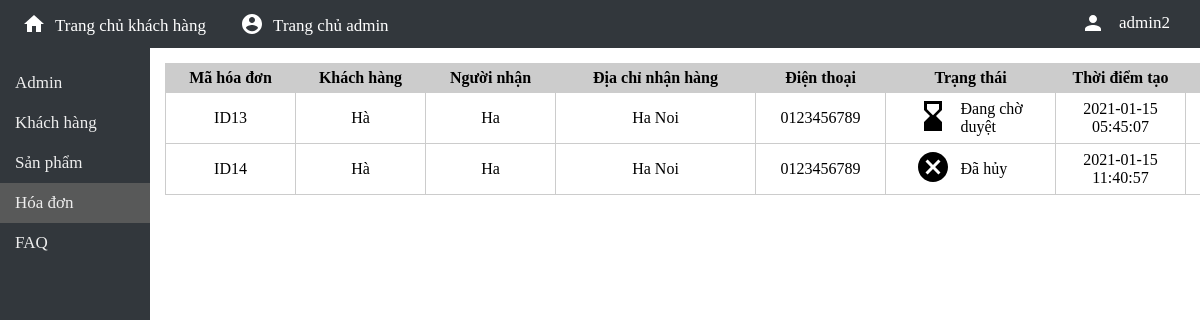
The page /manager/orders/orders-manager.php (signed in) on the database as committed earlier.
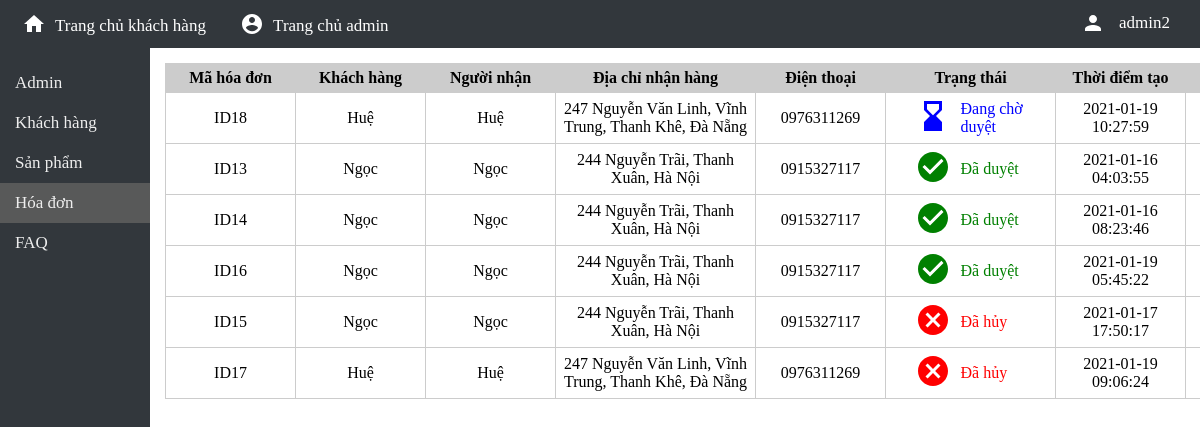
The same page on the database as committed later.
### tables this page shows
CREATE TABLE `bills` (
  `id` int(11) NOT NULL,
  `id_customer` int(11) NOT NULL,
  `receiver` varchar(50) NOT NULL,
  `address` varchar(100) NOT NULL,
  `phone` varchar(15) NOT NULL,
  `id_state` int(11) NOT NULL,
  `purchase_time` datetime NOT NULL
);

CREATE TABLE `customers` (
  `id` int(11) NOT NULL,
  `name` varchar(50) NOT NULL,
  `gender` tinyint(1) NOT NULL,
  `birth` date DEFAULT NULL,
  `phone` varchar(15) NOT NULL,
  `email` varchar(100) NOT NULL,
  `passwd` varchar(100) NOT NULL,
  `address` varchar(100) DEFAULT NULL
);

CREATE TABLE `bill_states` (
  `id` int(11) NOT NULL,
  `state` varchar(50) NOT NULL,
  `color` varchar(15) NOT NULL
);

### manager/templates/check-admin-signed-in.php (called while the page is built, shortened)
<?php
function is_admin_signed_in(): bool {
    if (isset($_SESSION["user"]) && $_SESSION["user"]["type"] == "admin") {
        return true;
    }
    return false;
}
function is_admin_rank(int $level): bool {
    if (isset($_SESSION["user"]["admin"]["rank"]) && $_SESSION["user"]["admin"]["rank"]["level"] <= $level) {
        return true;
    }
    return false;
}

### config/db.php (called while the page is built, shortened)
<?php
function sql_query(string $query_msg) {
    $connect = mysqli_connect(
        SERVER_NAME,
        USERNAME,
        PASSWORD,
        DB_NAME
    );
    mysqli_set_charset($connect, "utf8");
    $result = mysqli_query($connect, $query_msg) or trigger_error(mysqli_error($connect), E_USER_ERROR);
    return $result;
}

### manager/orders/orders-manager.php (the view, shortened to what this page needs)
<?php
    $root_path = $_SERVER["DOCUMENT_ROOT"];
    require_once($root_path . "/manager/templates/check-admin-signed-in.php");
    require_once($root_path . "/config/db.php");
    $bills = sql_query("
        SELECT *
        FROM bills
        ORDER BY id_state ASC;
    ");
?>
<!DOCTYPE html>
<html lang="en">
<head>
    <link rel="stylesheet" href="/manager/templates/css/all.css">
    <link rel="stylesheet" href="/manager/templates/css/layout.css">
</head>
<body>
    <?php include_once("../templates/header.php"); ?>
    <div class="page-body">
        <?php include_once("../templates/menu.php"); ?>
        <div class="page-content">
            <table id="content-table">
                <tr class="table-bar-header">
                    <td style="min-width: var(--min-width--display-bill-id);">Mã hóa đơn</td>
                    <td style="min-width: var(--min-width--display-customer-name);">Khách hàng</td>
                    <td style="min-width: var(--min-width--display-receiver);">Người nhận</td>
                    <td style="min-width: var(--min-width--display-address);">Địa chỉ nhận hàng</td>
                    <td style="min-width: var(--min-width--display-phone);">Điện thoại</td>
                    <td colspan="2">Trạng thái</td>
                    <td style="min-width: var(--min-width--display-purchase-time);">Thời điểm tạo</td>
                    <td style="min-width: var(--min-width--display-detail-btn);">Chi tiết</td>
                </tr>
                <?php
                    foreach ($bills as $bill) {
                        $customer_name = sql_query("
                            SELECT name
                            FROM customers
                            WHERE id = {$bill["id_customer"]};
                        ");
                        $customer_name = mysqli_fetch_array($customer_name)["name"];
                        $bill_state = sql_query("
                            SELECT state, color
                            FROM bill_states
                            WHERE id = {$bill["id_state"]};
                        ");
                        $bill_state = mysqli_fetch_array($bill_state);
                        ?>
                        <tr>
                            <td>ID<?= $bill["id"] ?></td>
                            <td><?= $customer_name ?></td>
                            <td><?= $bill["receiver"] ?></td>
                            <td><?= $bill["address"] ?></td>
                            <td><?= $bill["phone"] ?></td>
                            <td id="display-state-icon" style="min-width: var(--min-width--display-state-icon); border-right: 0; text-align: right;">
                                <?php
                                    switch ($bill["id_state"]) {
                                        case 1:
                                            ?>
                                            <svg xmlns="http://www.w3.org/2000/svg" enable-background="new 0 0 24 24" viewBox="0 0 24 24" fill="<?= $bill_state["color"] ?>" width="36px" height="36px"><g><rect fill="none" height="24" width="24"/></g><g><path d="M18,22l-0.01-6L14,12l3.99-4.01L18,2H6v6l4,4l-4,3.99V22H18z M8,7.5V4h8v3.5l-4,4L8,7.5z"/></g></svg>
                                            <?php
                                            break;
                                        case 2:
                                            ?>
                                            <svg xmlns="http://www.w3.org/2000/svg" viewBox="0 0 24 24" fill="<?= $bill_state["color"] ?>" width="36px" height="36px"><path d="M0 0h24v24H0z" fill="none"/><path d="M12 2C6.48 2 2 6.48 2 12s4.48 10 10 10 10-4.48 10-10S17.52 2 12 2zm-2 15l-5-5 1.41-1.41L10 14.17l7.59-7.59L19 8l-9 9z"/></svg>
                                            <?php
                                            break;
                                        case 3:
                                            ?>
                                            <svg xmlns="http://www.w3.org/2000/svg" viewBox="0 0 24 24" fill="<?= $bill_state["color"] ?>" width="36px" height="36px"><path d="M0 0h24v24H0z" fill="none"/><path d="M12 2C6.47 2 2 6.47 2 12s4.47 10 10 10 10-4.47 10-10S17.53 2 12 2zm5 13.59L15.59 17 12 13.41 8.41 17 7 15.59 10.59 12 7 8.41 8.41 7 12 10.59 15.59 7 17 8.41 13.41 12 17 15.59z"/></svg>
                                            <?php
                                            break;
                                    }
                                ?>
                            </td>
                            <td id="display-state" style="min-width: var(--min-width--display-state); border-left: 0; text-align: left;">
                                <?php
                                    switch ($bill["id_state"]) {
                                        case 1:
                                            ?>
                                            <span style="color: <?= $bill_state["color"] ?>;"><?= $bill_state["state"] ?></span>
                                            <?php
                                            break;
                                        case 2:
                                            ?>
                                            <span style="color: <?= $bill_state["color"] ?>;"><?= $bill_state["state"] ?></span>
                                            <?php
                                            break;
                                        case 3:
                                            ?>
                                            <span style="color: <?= $bill_state["color"] ?>;"><?= $bill_state["state"] ?></span>
                                            <?php
                                            break;
                                    }
                                ?>
                            </td>
                            <td><?= $bill["purchase_time"] ?></td>
                            <td>
                            </td>
                        </tr>
                        <?php
                    }
                ?>
            </table>
        </div>
    </div>
</body>
</html>

### manager/templates/header.php (shortened to what this page needs)
<?php
    require_once($_SERVER["DOCUMENT_ROOT"] . "/manager/templates/check-admin-signed-in.php");
?>
<link rel="stylesheet" href="/manager/templates/css/header-style.css">
<div id="admin-header">
    <div class="page-header">
    <nav class="header-menu">
        <ul>
            <a href="/public/home.php">
                <li>
                    <svg class="menu-option-icon" xmlns="http://www.w3.org/2000/svg" viewBox="0 0 24 24" fill="white" width="24px" height="24px"><path d="M0 0h24v24H0z" fill="none"/><path d="M10 20v-6h4v6h5v-8h3L12 3 2 12h3v8z"/></svg>
                    <span>Trang chủ khách hàng</span>
                </li>
            </a>
            <a href="/manager/main/main-manager.php">
                <li>
                    <span>Trang chủ admin</span>
                </li>
            </a>
        </ul>
    </nav>
    <div class="user-panel"
        onmouseover="document.getElementById('account-options').style.visibility = 'visible'"
        onmouseleave="document.getElementById('account-options').style.visibility = 'hidden'">
        <div class="account-display">
            <svg xmlns="http://www.w3.org/2000/svg" viewBox="0 0 24 24" fill="white" width="24px" height="24px"><path d="M0 0h24v24H0z" fill="none"/><path d="M12 12c2.21 0 4-1.79 4-4s-1.79-4-4-4-4 1.79-4 4 1.79 4 4 4zm0 2c-2.67 0-8 1.34-8 4v2h16v-2c0-2.66-5.33-4-8-4z"/></svg>
            <a class="user-name">
                <?php
                    if (is_admin_signed_in()) {
                        echo $_SESSION["user"]["admin"]["name"];
                    }
                ?>
            </a>
        </div>
    </div>
    </div>
</div>

### manager/templates/menu.php (shortened to what this page needs)
<link rel="stylesheet" href="/manager/templates/css/menu-style.css">
<div id="page-menu">
    <ul class="main-menu">
        <?php require_once($_SERVER["DOCUMENT_ROOT"] . "/manager/templates/check-admin-signed-in.php"); ?>
        <?php if (is_admin_rank(1)) { ?>
        <li class="<?php if (MENU_OPTION == "admin") echo "current-option"; ?>">
            <a href="#">Admin</a>
        </li>
        <?php } ?>
        <li class="<?php if (MENU_OPTION == "customer") echo "current-option"; ?>">
            <a href="#">Khách hàng</a>
        </li>
        <li class="<?php if (MENU_OPTION == "item") echo "current-option"; ?>">
            <a href="#">Sản phẩm</a>
        </li>
        <li class="<?php if (MENU_OPTION == "order") echo "current-option"; ?>">
            <a href="#">Hóa đơn</a>
        </li>
        <li class="<?php if (MENU_OPTION == "faq") echo "current-option"; ?>">
            <a href="#">FAQ</a>
        </li>
    </ul>
</div>

### manager/templates/css/all.css (style rules this page uses)
* { margin: 0; padding: 0; list-style: none; text-decoration: none; box-sizing: border-box; }
a { cursor: pointer; }

### manager/templates/css/layout.css (style rules this page uses)
:root { --slide-menu-size: 150px; --table-header-background-color: #ccc; --table-footer-background-color: #ccc; --table-border-color: #ccc; --table-hover-color: #f0f0f0; --btn-action-hover-color: #ccc; }
.page-body { display: grid; grid-template-columns: var(--slide-menu-size) auto; height: 94vh; width: 100vw; }
.page-content { overflow: scroll; display: inline-block; box-sizing: border-box; width: 100%; padding: 15px 15px 15px 15px; }
#content-table { width: 100%; border: 1px var(--table-border-color) solid; border-collapse: collapse; }
#content-table .table-bar-header { position: sticky; }
#content-table .table-bar-header > td { font-weight: bold; background-color: var(--table-header-background-color); }
#content-table tr td { border: 1px var(--table-border-color) solid; padding: 5px 5px 5px 5px; vertical-align: top; text-align: center; vertical-align: middle; }

### manager/templates/css/header-style.css (style rules this page uses)
#admin-header { --admin-header-foreground-color: #eee; --admin-header-background-color: #32373c; --admin-header-menu-hover: #585959; background-color: var(--admin-header-background-color); color: var(--admin-header-foreground-color); line-height: 30px; width: 100%; display: flex; align-items: center; min-height: 6vh; }
#admin-header .page-header { width: 100%; display: flex; justify-content: space-between; }
#admin-header .header-menu { margin-left: 7px; font-size: 17px; }
#admin-header .header-menu ul li { display: inline-block; margin: 0px 5px 0 5px; padding: 0px 10px 0px 10px; }
#admin-header .header-menu ul a { color: white; }
#admin-header .header-menu .menu-option-icon { position: relative; top: 5px; margin-right: 5px; }
#admin-header .user-panel { margin-right: 15px; padding: 0 10px 0 10px; }
#admin-header .user-panel .account-display { width: 100%; cursor: pointer; }
#admin-header .user-panel .account-display * { margin: 0 5px 0 5px; vertical-align: middle; }
#admin-header .user-panel .account-display .user-name { font-size: 17px; color: white; }

### manager/templates/css/menu-style.css (style rules this page uses)
#page-menu { --page-menu-background-color: #32373c; --page-menu-foreground-color: #eee; --page-menu-hover: #585959; position: relative; background-color: var(--page-menu-background-color); color: var(--page-menu-foreground-color); height: 100%; flex: 0 0 10em; padding-top: 15px; }
#page-menu * { color: var(--page-menu-foreground-color); font-size: 17px; }
#page-menu .main-menu li { width: 100%; padding: 10px 0 10px 15px; position: relative; cursor: pointer; }
#page-menu .main-menu .current-option { background-color: var(--page-menu-hover); }

### manager/orders/orders-manager.php (style rules this page uses)
:root { --min-width--display-bill-id: 130px; --min-width--display-customer-name: 130px; --min-width--display-receiver: 130px; --min-width--display-address: 200px; --min-width--display-phone: 130px; --min-width--display-state-icon: 70px; --min-width--display-state: 100px; --min-width--display-purchase-time: 130px; --min-width--display-detail-btn: 100px; }

Rows that differ between the two databases and show on the page:
added bills: id "18", id_customer.name "Huệ", receiver "Huệ", address "247 Nguyễn Văn Linh, Vĩnh Trung, Thanh Khê, Đà Nẵng", phone "0976311269", id_state.state "Đang chờ duyệt", purchase_time "2021-01-19 10:27:59"
changed bills id 13: id_customer.name "Hà" → "Ngọc"; receiver "Ha" → "Ngọc"; address "Ha Noi" → "244 Nguyễn Trãi, Thanh Xuân, Hà Nội"; phone "0123456789" → "0915327117"; id_state 1 → 2 (drawn); purchase_time "2021-01-15 05:45:07" → "2021-01-16 04:03:55"; id_state.state "Đang chờ duyệt" → "Đã duyệt"
changed bills id 14: id_customer.name "Hà" → "Ngọc"; receiver "Ha" → "Ngọc"; address "Ha Noi" → "244 Nguyễn Trãi, Thanh Xuân, Hà Nội"; phone "0123456789" → "0915327117"; id_state 3 → 2 (drawn); purchase_time "2021-01-15 11:40:57" → "2021-01-16 08:23:46"; id_state.state "Đã hủy" → "Đã duyệt"
added bills: id "16", id_customer.name "Ngọc", receiver "Ngọc", address "244 Nguyễn Trãi, Thanh Xuân, Hà Nội", phone "0915327117", id_state.state "Đã duyệt", purchase_time "2021-01-19 05:45:22"
added bills: id "15", id_customer.name "Ngọc", receiver "Ngọc", address "244 Nguyễn Trãi, Thanh Xuân, Hà Nội", phone "0915327117", id_state.state "Đã hủy", purchase_time "2021-01-17 17:50:17"
added bills: id "17", id_customer.name "Huệ", receiver "Huệ", address "247 Nguyễn Văn Linh, Vĩnh Trung, Thanh Khê, Đà Nẵng", phone "0976311269", id_state.state "Đã hủy", purchase_time "2021-01-19 09:06:24"
